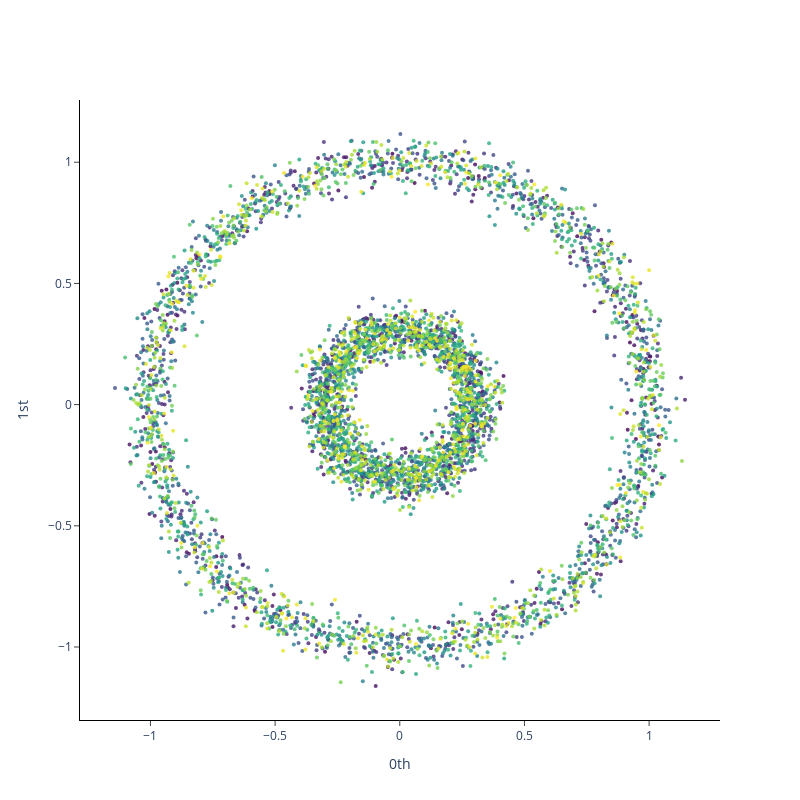

This figure's notebook cell:
### Markdown cell above
## Generate and visualise data
As a simple example, let's generate a two-dimensional point cloud of two concentric circles. The goal will be to examine how Mapper can be used to generate a topological graph that captures the salient features of the data.

### Code cell
data, _ = datasets.make_circles(n_samples=5000, noise=0.05, factor=0.3, random_state=42)

plot_point_cloud(data)

### Figure 1 — Plotly figure (JSON) as saved in the notebook; plotly's stock layout.template omitted (floating-point values rounded to 4 significant figures; data arrays with more than 128 entries replaced by an {"elided": "..."} marker saying what was removed)
{"data": [{"marker": {"color": {"elided": "5000 int values"}, "colorscale": [[0, "#440154"], [0.1111, "#482878"], [0.2222, "#3e4989"], [0.3333, "#31688e"], [0.4444, "#26828e"], [0.5556, "#1f9e89"], [0.6667, "#35b779"], [0.7778, "#6ece58"], [0.8889, "#b5de2b"], [1, "#fde725"]], "opacity": 0.8, "size": 4}, "mode": "markers", "type": "scatter", "x": {"elided": "5000 float values"}, "y": {"elided": "5000 float values"}}], "layout": {"height": 800, "plot_bgcolor": "white", "width": 800, "xaxis": {"anchor": "x", "autorange": true, "exponentformat": "e", "linecolor": "black", "linewidth": 1, "mirror": false, "range": [-1.282, 1.284], "showexponent": "all", "showline": true, "side": "bottom", "ticks": "outside", "title": {"text": "0th"}, "type": "linear", "zeroline": true}, "yaxis": {"anchor": "y", "autorange": true, "exponentformat": "e", "linecolor": "black", "linewidth": 1, "mirror": false, "range": [-1.301, 1.257], "showexponent": "all", "showline": true, "side": "left", "ticks": "outside", "title": {"text": "1st"}, "type": "linear", "zeroline": true}}}
